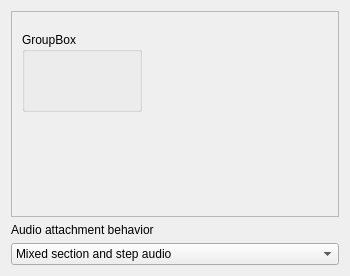
<?xml version="1.0" encoding="UTF-8"?>
<ui version="4.0">
 <class>textOp</class>
 <widget class="QWidget" name="textOp">
  <property name="geometry">
   <rect>
    <x>0</x>
    <y>0</y>
    <width>350</width>
    <height>276</height>
   </rect>
  </property>
  <layout class="QVBoxLayout" name="verticalLayout">
   <item>
    <widget class="QScrollArea" name="scrollArea">
     <property name="widgetResizable">
      <bool>true</bool>
     </property>
     <widget class="QWidget" name="scrollAreaWidgetContents">
      <property name="geometry">
       <rect>
        <x>0</x>
        <y>0</y>
        <width>330</width>
        <height>206</height>
       </rect>
      </property>
      <widget class="QGroupBox" name="groupBox">
       <property name="geometry">
        <rect>
         <x>10</x>
         <y>20</y>
         <width>120</width>
         <height>80</height>
        </rect>
       </property>
       <property name="title">
        <string>GroupBox</string>
       </property>
      </widget>
     </widget>
    </widget>
   </item>
   <item>
    <widget class="QLabel" name="label_8">
     <property name="text">
      <string>Audio attachment behavior</string>
     </property>
    </widget>
   </item>
   <item>
    <widget class="QComboBox" name="comboBox">
     <item>
      <property name="text">
       <string>Mixed section and step audio</string>
      </property>
     </item>
     <item>
      <property name="text">
       <string>Section audio only</string>
      </property>
     </item>
     <item>
      <property name="text">
       <string>Step audio only</string>
      </property>
     </item>
    </widget>
   </item>
  </layout>
 </widget>
 <resources/>
 <connections/>
</ui>
